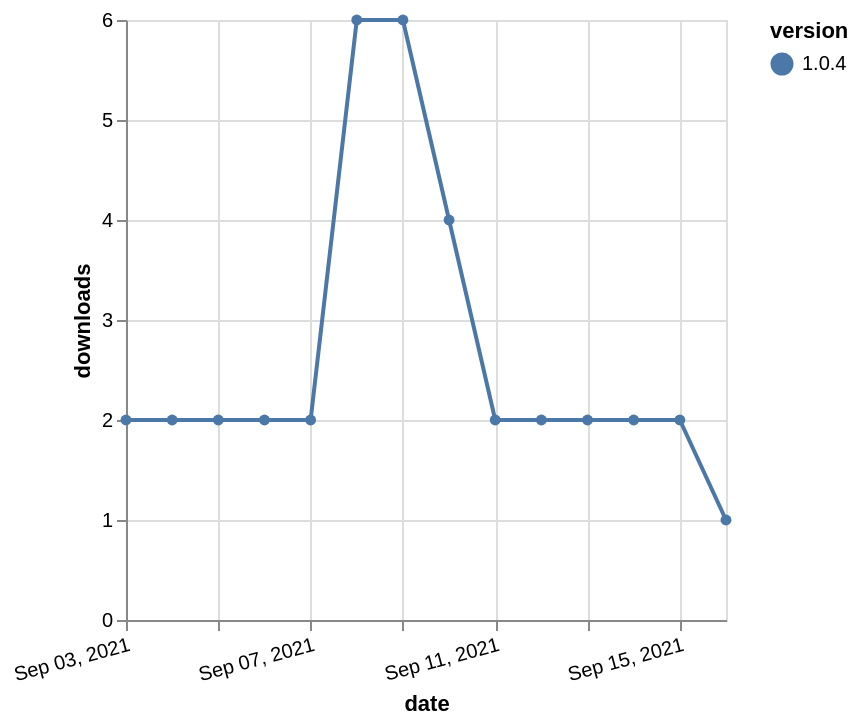

This figure's Vega-Lite source:
### Vega-Lite specification from a JSON file in a GitHub repository (floating-point values rounded to 4 significant figures)
{"$schema": "https://vega.github.io/schema/vega-lite/v5.json", "description": "A simple bar chart with embedded data.", "data": {"values": [{"date": "2021-09-03", "total": 5741, "delta": 2, "version": "1.0.4"}, {"date": "2021-09-04", "total": 5743, "delta": 2, "version": "1.0.4"}, {"date": "2021-09-05", "total": 5745, "delta": 2, "version": "1.0.4"}, {"date": "2021-09-06", "total": 5747, "delta": 2, "version": "1.0.4"}, {"date": "2021-09-07", "total": 5749, "delta": 2, "version": "1.0.4"}, {"date": "2021-09-08", "total": 5755, "delta": 6, "version": "1.0.4"}, {"date": "2021-09-09", "total": 5761, "delta": 6, "version": "1.0.4"}, {"date": "2021-09-10", "total": 5765, "delta": 4, "version": "1.0.4"}, {"date": "2021-09-11", "total": 5767, "delta": 2, "version": "1.0.4"}, {"date": "2021-09-12", "total": 5769, "delta": 2, "version": "1.0.4"}, {"date": "2021-09-13", "total": 5771, "delta": 2, "version": "1.0.4"}, {"date": "2021-09-14", "total": 5773, "delta": 2, "version": "1.0.4"}, {"date": "2021-09-15", "total": 5775, "delta": 2, "version": "1.0.4"}, {"date": "2021-09-16", "total": 5776, "delta": 1, "version": "1.0.4"}]}, "width": "container", "mark": {"type": "line", "point": {"filled": true}}, "encoding": {"x": {"field": "date", "type": "temporal", "timeUnit": "yearmonthdate", "title": "date", "axis": {"labelAngle": -15}}, "y": {"field": "delta", "type": "quantitative", "title": "downloads"}, "color": {"field": "version", "type": "nominal"}, "tooltip": {"field": "delta"}}}
